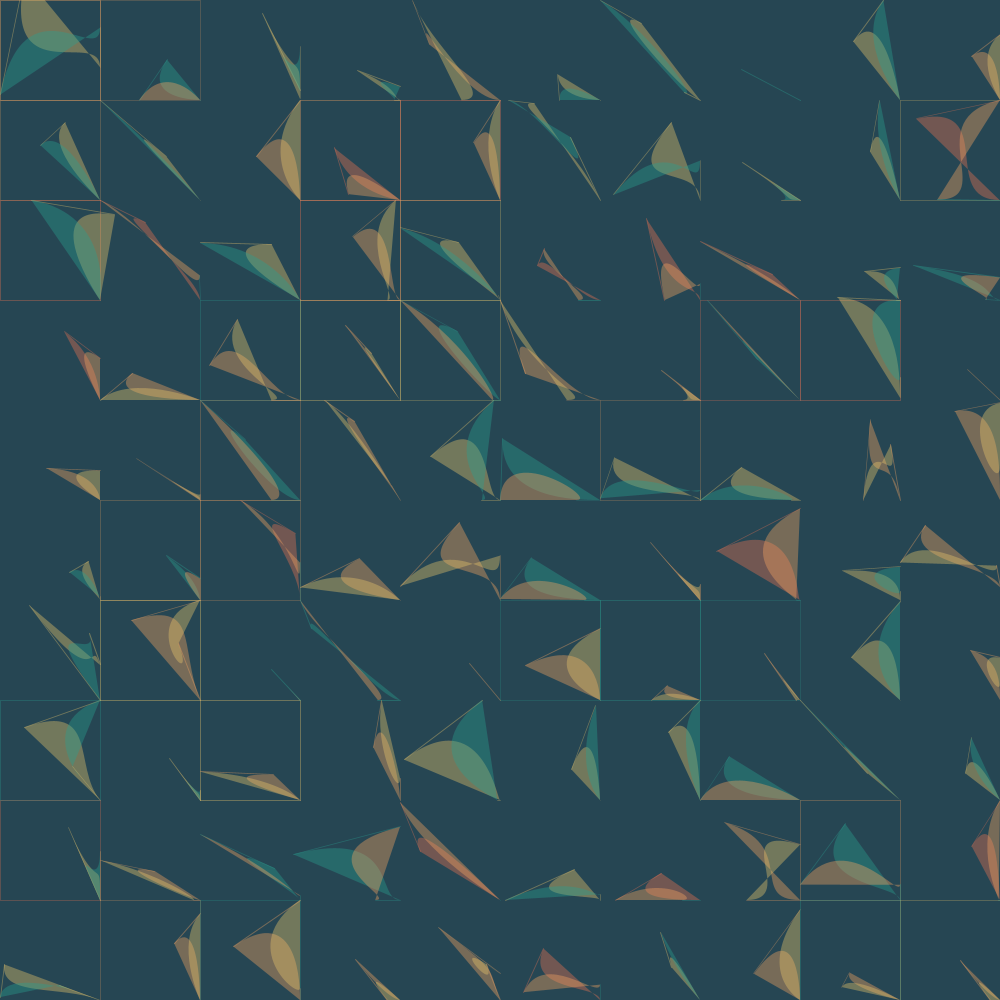
Frame 1 (no input)
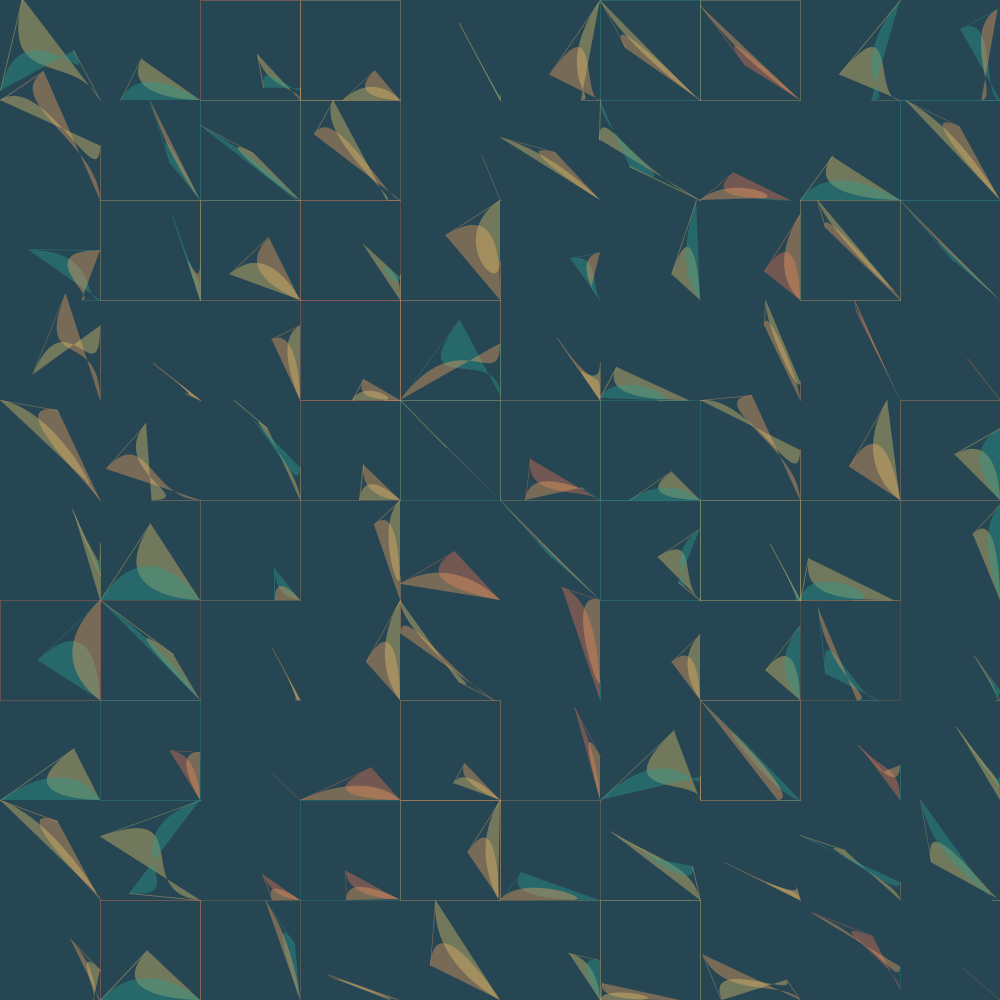
Frame 2 (the mouse pressed at the canvas centre, redrawn once)

The Processing sketch that drew these frames (run headless with seeded random() and noise(); the mouse was pressed at the canvas centre and the sketch redrawn once):

// Processing sketch: genuary23
// ── genuary23.pde
int[] p = {#2a9d8f, #e9c46a, #f4a261, #e76f51};
int sz;

void setup() {
  size(1000, 1000);
}

void draw() {
  background(color(#264653));
  //noFill();
  fill(255, 0, 0, 100);
  sz = width / 10;
  for(int y = 0; y < height; y += sz) {
    for(int x = 0; x < width; x += sz) {
      squig(x, y, sz, sz);
    }
  }
  save("gen.png");
  

  noLoop();
}


void squig(float x, float y, float w, float h) {
  noFill();
  pushMatrix();
  translate(x, y);
  
  stroke(color(p[round(random(0, p.length - 1))], 100));
  if (random(0, 1) > .3) {
    noStroke();
  }
  
  
    rect(0, 0, w, h);
  float x1adj = randomGaussian() * w/4;
  float y1adj = randomGaussian() * h/4;    
  float x1 = random(w/4 + x1adj, w - w/4);
  float y1 = random(w/4 + y1adj, h - w/4); 
  float x2adj = randomGaussian() * w;
  float y2adj = randomGaussian() * h;
  float x2 = constrain(x1 + x2adj, 0, w);
  float y2 = constrain(y1 + y2adj, 0, h);
  float x3 = constrain(x1 + random(w/5, w), 0, w);
  float y3 = constrain(y1 + random(h/5, h), 0, h);
  float x4 = constrain(x3 + random(w/5, w), 0, w);
  float y4 = constrain(y3 + random(h/5, h), 0, h);
  noStroke();
  
  int fillIndex = round(random(0, p.length - 1));
  
  fill(color(p[fillIndex], 100));
  noStroke();
  bezier(x1, y1, x2, y2, x3, y3, x4, y4);  
  strokeWeight(random(.5, 1));
  stroke(color(p[fillIndex], 100));
  line(x1, y1, x2, y2);
    
  
  fill(color(p[(fillIndex + 2) % (p.length - 1)], 100));
  noStroke();
  bezier(x3, y3, x4, y4, x1, y1, x2, y2); 
  strokeWeight(random(.5, 1));
  stroke(color(p[(fillIndex + 3) % (p.length - 1)], 100));  
  line(x3, y3, x4, y4);    
  popMatrix();

}
